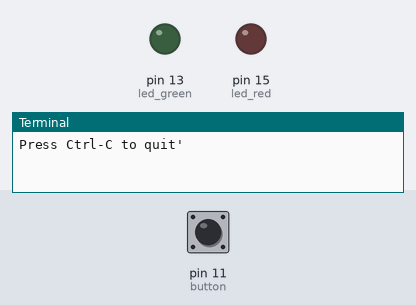
This program was run on a simulated Raspberry Pi (header pin numbers). On the bench: output pins drawn as LEDs (lit = HIGH), the last lines printed to the terminal. Inputs (shaded band) come from the test bench; at power-on: pin 11 (button) LOW.

Above: at 1.2 s.
1.3 s: pin 11 (button) pulled HIGH for 0.15 s
At 2.1 s:
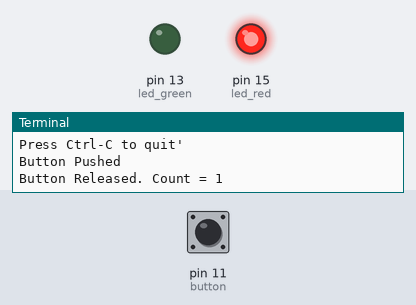
2.9 s: pin 11 (button) pulled HIGH for 3.2 s
At 3.9 s:
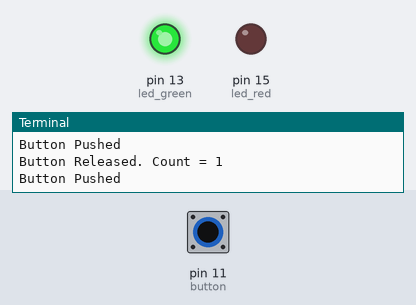
Timing chart, 0 to 7.6 s (numbered marks = the images above; inputs shaded):
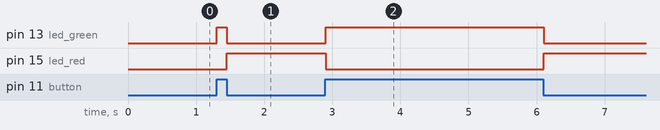

Measured:
- after the input at 1.3 s, pin 13 (led_green): LOW → HIGH at once, → LOW 0.15 s later; pin 15 (led_red): LOW → HIGH after 0.15 s
- after the input at 2.9 s, pin 13 (led_green): LOW → HIGH at once, → LOW 3.2 s later; pin 15 (led_red): HIGH → LOW at once, → HIGH 3.2 s later

The program:

switchsimpleled.py
```python
import RPi.GPIO as GPIO
import time

# Pin assignments (GPIO.BOARD)
button = 11 # GPIO17
led_green = 13 # GPIO27
led_red = 15 # GPIO22

def main():
    GPIO.setmode(GPIO.BOARD)
    GPIO.setup(led_green, GPIO.OUT)
    GPIO.setup(led_red, GPIO.OUT)
    GPIO.output(led_green, GPIO.LOW)
    GPIO.output(led_red, GPIO.LOW)

    GPIO.setup(button, GPIO.IN, pull_up_down=GPIO.PUD_DOWN)

    print("Press Ctrl-C to quit'")
    last = 0
    cur = 0
    cnt = 0

    try:
        while True:
            cur = GPIO.input(button)
            if cur != last:
                if GPIO.input(button) == GPIO.LOW:
                    GPIO.output(led_green, GPIO.LOW)
                    GPIO.output(led_red, GPIO.HIGH)
                    cnt += 1
                    print("Button Released. Count = {0}".format(cnt))
                else:

                    GPIO.output(led_green, GPIO.HIGH)
                    GPIO.output(led_red, GPIO.LOW)
                    print("Button Pushed")
                last = cur
            time.sleep(0.01) # give the processor time to do other things
    except KeyboardInterrupt:
        print("Program shut down by user")
    finally:
        GPIO.cleanup()
        print("Cleaning up and shutting down")

if __name__ == "__main__":
    main()
```
